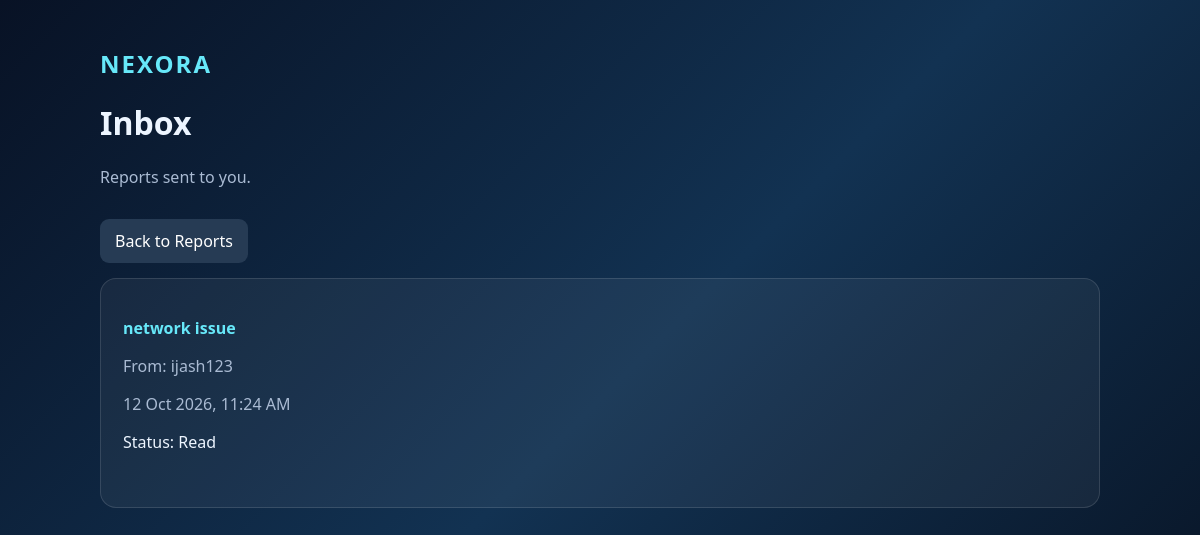
Page /reports/inbox/ (signed in) on the committed database.
### reports/models.py (models this page shows, shortened)
class Report(models.Model):
    STATUS_CHOICES = [
        ("unread", "Unread"),
        ("read", "Read"),
    ]
    sender = models.ForeignKey(
        settings.AUTH_USER_MODEL,
        on_delete=models.CASCADE,
        related_name="sent_reports",
    )
    receiver = models.ForeignKey(
        settings.AUTH_USER_MODEL,
        on_delete=models.CASCADE,
        related_name="received_reports",
    )
    subject = models.CharField(max_length=200)
    message = models.TextField()
    status = models.CharField(
        max_length=10,
        choices=STATUS_CHOICES,
        default="unread",
    )
    created_at = models.DateTimeField(auto_now_add=True)
    class Meta:
        ordering = ["-created_at"]

### accounts/models.py (models this page shows, shortened)
class User(AbstractUser):
    ROLE_CHOICES = (
        ('employee', 'Employee'),
        ('hr', 'HR'),
        ('manager', 'Manager'),
    )
    role = models.CharField(
        max_length=20,
        choices=ROLE_CHOICES,
        default='employee'
    )
    email = models.EmailField(
        unique=True
    )
    phone = models.CharField(
        max_length=15,
        blank=True
    )
    created_at = models.DateTimeField(
        auto_now_add=True
    )

### reports/views.py (the view)
@login_required
def inbox_reports(request):
    reports = Report.objects.filter(
        receiver=request.user
    ).select_related(
        "sender",
        "receiver",
    )
    return render(
        request,
        "reports/inbox.html",
        {
            "reports": reports,
        },
    )

### templates/reports/inbox.html (shortened to what this page needs)
<!DOCTYPE html>
<html lang="en">
<head>
</head>
<body>
<main>
    <div class="brand">NEXORA</div>
    <h1>Inbox</h1>
    <p class="muted">Reports sent to you.</p>
    <a class="button" href="{% url 'reports:reports_dashboard' %}">Back to Reports</a>
    <section class="panel">
        {% for report in reports %}
            <div class="report">
                <a href="{% url 'reports:report_detail' report.id %}">{{ report.subject }}</a>
                <p class="muted">From: {{ report.sender.username }}</p>
                <p class="muted">{{ report.created_at|date:"d M Y, h:i A" }}</p>
                <p>Status: {{ report.get_status_display }}</p>
            </div>
        {% empty %}
            <p class="muted">Your inbox is empty.</p>
        {% endfor %}
    </section>
</main>
</body>
</html>

### templates/reports/inbox.html (style rules this page uses)
* { box-sizing: border-box; }
body { margin: 0; padding: 22px; font-family: "Segoe UI", Arial, sans-serif; color: #edf5ff; background: linear-gradient(135deg,#081225,#123252,#07101f); min-height: 100vh; }
main { max-width: 1000px; margin: 25px auto; }
.panel { background: #ffffff0d; border: 1px solid #ffffff20; border-radius: 16px; padding: 22px; }
.brand { color: #67e8f9; font-size: 24px; font-weight: 800; letter-spacing: 2px; }
.muted { color: #aabbd3; }
.button { display: inline-block; margin: 15px 8px 15px 0; padding: 11px 15px; background: #263b54; color: white; border-radius: 9px; text-decoration: none; }
.report { padding: 16px 0; border-bottom: 1px solid #ffffff20; }
.report:last-child { border-bottom: 0; }
.report a { color: #67e8f9; text-decoration: none; font-weight: 700; }

### rows in the picture
Report: subject "network issue", sender.username "ijash123", created_at "12 Oct 2026, 11:24 AM", status "Read"
